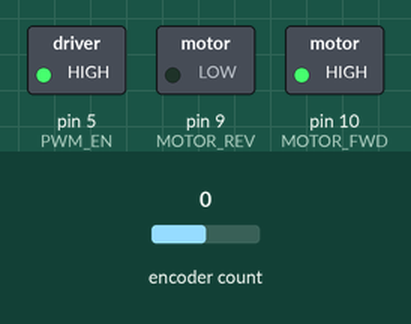
This sketch was run on a simulated Arduino Uno, built with avr-gcc and run on an emulated ATmega328P. Shown: switched loads named in the sketch (green lamp = pin HIGH). The inputs (shaded band) are chosen by the test bench; at power-on: encoder count 0. What the sketch prints to the serial monitor is not drawn.

Above: at 1.2 s.
1.3 s: encoder count set to -1
Timing chart, 0 to 4.3 s (numbered marks = the images above; inputs shaded):
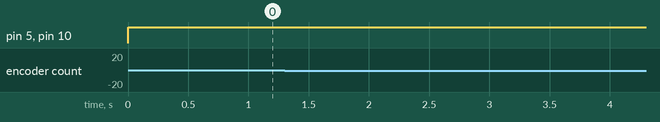

The sketch:

N20_control_new.ino
```cpp
#include <Encoder.h>
//#include <SimpleKalmanFilter.h>

// Motor control pins (use with motor driver)
#define MOTOR_FWD 10
#define MOTOR_REV 9
#define PWM_EN    5  // PWM pin to control speed

// Encoder pins
#define ENCODER_A 2
#define ENCODER_B 3

// Motor + Encoder specs
const int gearRatio = 100;
const int pulsesPerRev = 28;  // pulses per shaft revolution
const float degreesPerPulse = 360.0 / (gearRatio * pulsesPerRev);

Encoder motorEncoder(ENCODER_A, ENCODER_B);
//SimpleKalmanFilter kalman(2, 2, 0.01);

// PID variables
float Kp = 5;
float Ki = 5;
float Kd = 1;

float errorSum = 0;
float lastError = 0;

long lastTime = 0;
float targetAngle = 90.0;  // Change as needed

void setup() {
  Serial.begin(9600);

  pinMode(MOTOR_FWD, OUTPUT);
  pinMode(MOTOR_REV, OUTPUT);
  pinMode(PWM_EN, OUTPUT);

  motorEncoder.write(0);
  lastTime = millis();
  Serial.print(0); Serial.print(" "); Serial.print(1000);
}

void loop() {
  // --- Compute shaft position in degrees ---
  long pulseCount = motorEncoder.read();
  float rawAngle = pulseCount * degreesPerPulse;
  float shaftAngle = rawAngle ;


  // --- Compute PID ---
  float error = targetAngle - shaftAngle;

  long now = millis();
  float dt = (now - lastTime) / 1000.0;  // seconds

  errorSum += ((error + lastError)/2) * dt;
  float dError = (error - lastError) / dt;

  float pidOutput = Kp * error + Ki * errorSum + Kd * dError;

  lastError = error;
  lastTime = now;

  // --- Apply motor control ---
  int pwm = constrain(abs(pidOutput), 0, 255);

  if (abs(error) < 0.5) {
    // close enough to target
    analogWrite(PWM_EN, 0);
    digitalWrite(MOTOR_FWD, LOW);
    digitalWrite(MOTOR_REV, LOW);
  }
  else if (pidOutput > 0) {
    digitalWrite(MOTOR_FWD, HIGH);
    digitalWrite(MOTOR_REV, LOW);
    analogWrite(PWM_EN, pwm);
  } else {
    digitalWrite(MOTOR_FWD, LOW);
    digitalWrite(MOTOR_REV, HIGH);
    analogWrite(PWM_EN, pwm);
  }

  // --- Debug info ---
  //Serial.print("Angle: ");
  Serial.print("0,");      // Y-axis minimum
  Serial.print(shaftAngle);
  Serial.print(",");
  //Serial.print(error);
  Serial.println(", 120, ");  // Y-axis maximum

  //Serial.print(" | PWM: "); Serial.print(pwm);
  //Serial.println(pwm);
  //Serial.println(error);
  delay(10);  // Small delay for stability
}
```

Measured:
- after the input at 1.3 s, every drawn part: stays the same
